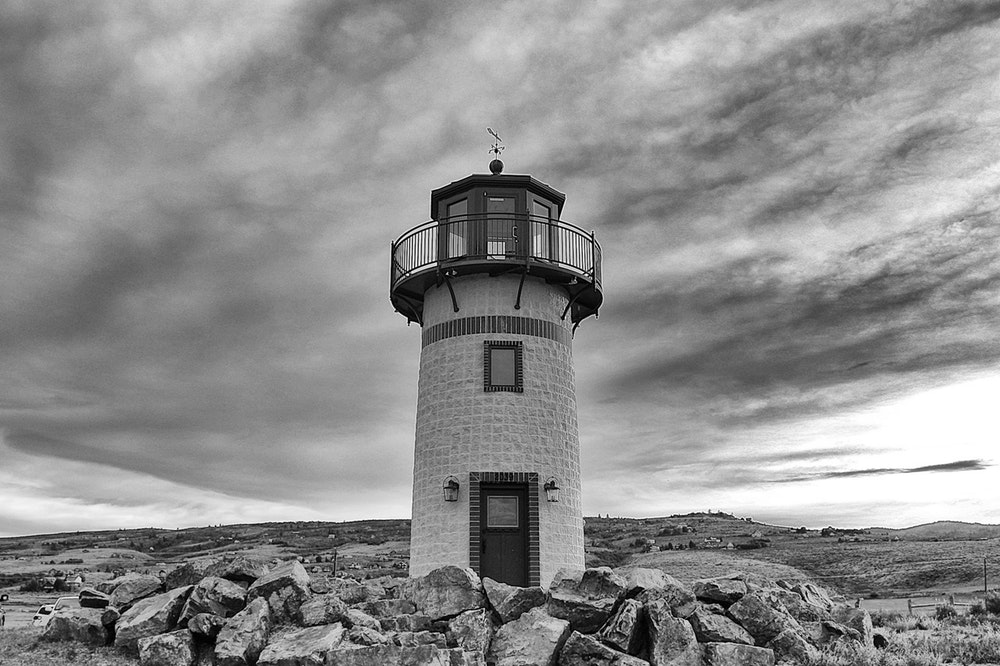
%> input picture lab7/2.jpg, 1000 x 666 px
$ octave q3.m   (GNU Octave 9; MATLAB toolbox functions it lacks are replaced by stand-ins)
%> lines starting %> are read from the running program, lines starting %| are printed output that depends on the picture; in (x1, y1, x2, y2) boxes, pixels count from 0 and x2, y2 are one past the last pixel; in counts of white or black regions, pixels touching at a corner belong together; the program's own positions count from 1
### lab7/adaptive.m
function f = adaptive(g, Smax)
%ADPMEDIAN Perform adaptive median filtering.
% F = ADPMEDIAN(G, SMAX) performs adaptive median filtering of
% image G. The median filter starts at size 3-by-3 and iterates up
% to size SMAX-by-SMAX. SMAX must be an odd integer greater than 1.
% SMAX must be an odd, positive integer greater than 1.
if (Smax <= 1) | (Smax/2 == round(Smax/2)) | (Smax ~= round(Smax))
 error('SMAX must be an odd integer > 1.')
end
[M, N] = size(g);
% Initial setup.
f = g;
f(:) = 0;
alreadyProcessed = false(size(g));
% Begin filtering.
for k = 3:2:Smax
 zmin = ordfilt2(g, 1, ones(k, k)); %order-statistic filtering.
 zmax = ordfilt2(g, k * k, ones(k, k));
 zmed = medfilt2(g, [k k]);%median filtering.

 processUsingLevelB = (zmed > zmin) & (zmax > zmed) & ...
 ~alreadyProcessed;
 zB = (g > zmin) & (zmax > g);
 outputZxy = processUsingLevelB & zB;
 outputZmed = processUsingLevelB & ~zB;
 f(outputZxy) = g(outputZxy);
 f(outputZmed) = zmed(outputZmed);

 alreadyProcessed = alreadyProcessed | processUsingLevelB;
 if all(alreadyProcessed(:))
 break;
 end
end
% Output zmed for any remaining unprocessed pixels. Note that this
% zmed was computed using a window of size Smax-by-Smax, which is
% the final value of k in the loop.
f(~alreadyProcessed) = zmed(~alreadyProcessed);

### lab7/q3.m
clc;
clear all;
close all;
I=imread('2.jpg');
%> I is the input picture: size 666x1000x3 uint8; min 0, max 255, mean 141.4
I = rgb2gray(I);
%> I: size 666x1000 uint8
In=imnoise(I,'salt & pepper',0.50);
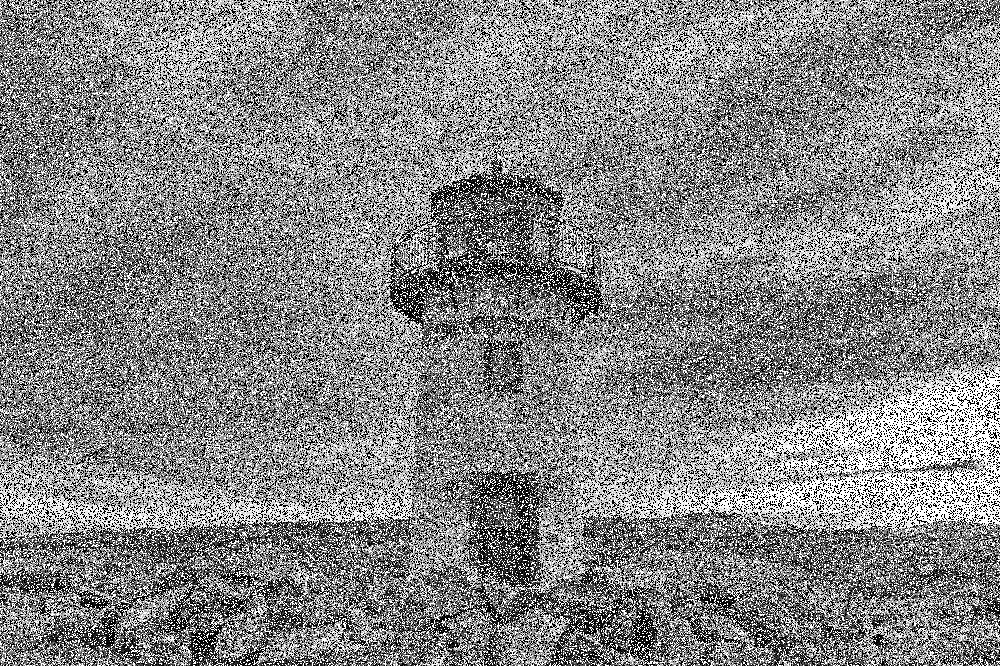
%> In: size 666x1000 uint8; min 0, max 255, mean 134.4
Im=medfilt2(In,[7 7]);
Iam = adaptive(In, 7);
%> in adaptive, `f(:) = 0;`: f: size 666x1000 uint8; every value is 0
%> the loop in adaptive, `for k = 3:2:Smax` made 3 passes
%> pass 1, in adaptive, `zmin = ordfilt2(g, 1, ones(k, k));`:
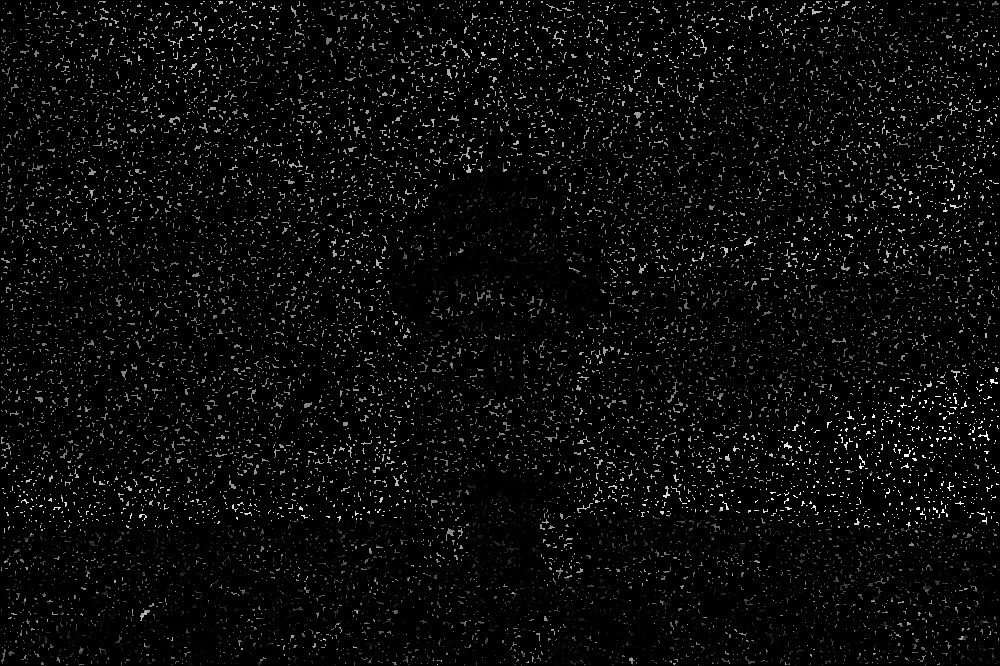
%> zmin: size 666x1000 uint8; min 0, max 255, mean 9.6
%> pass 1, in adaptive, `processUsingLevelB = (zmed > zmin) & (zmax > zmed) & ~alreadyProcessed;`:
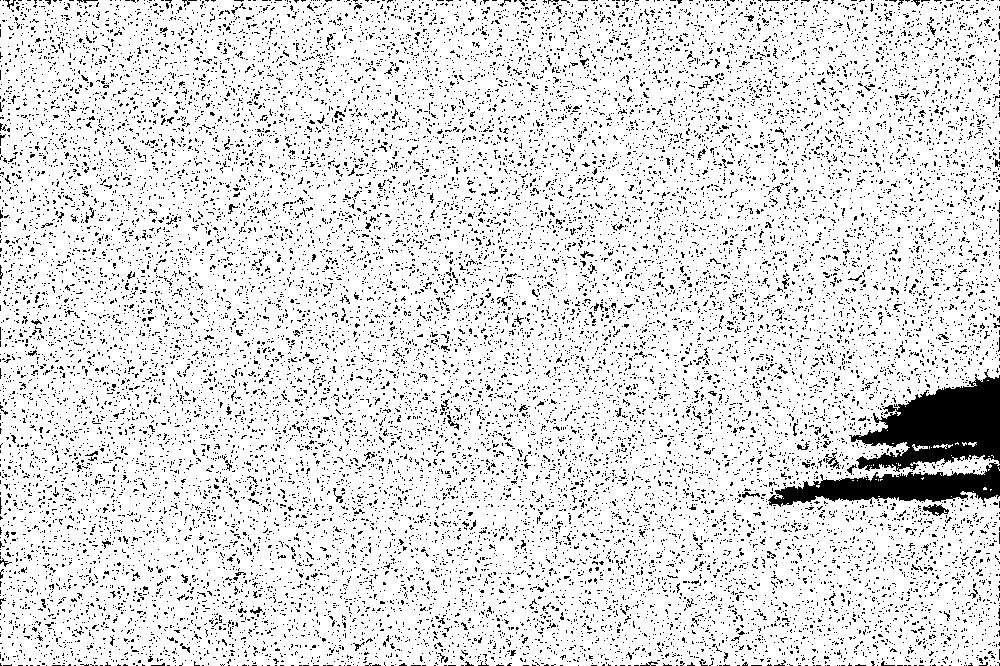
%> processUsingLevelB: size 666x1000 logical; 88.2% white; black in thin lines or dots
%> after the loop in adaptive, `for k = 3:2:Smax`:
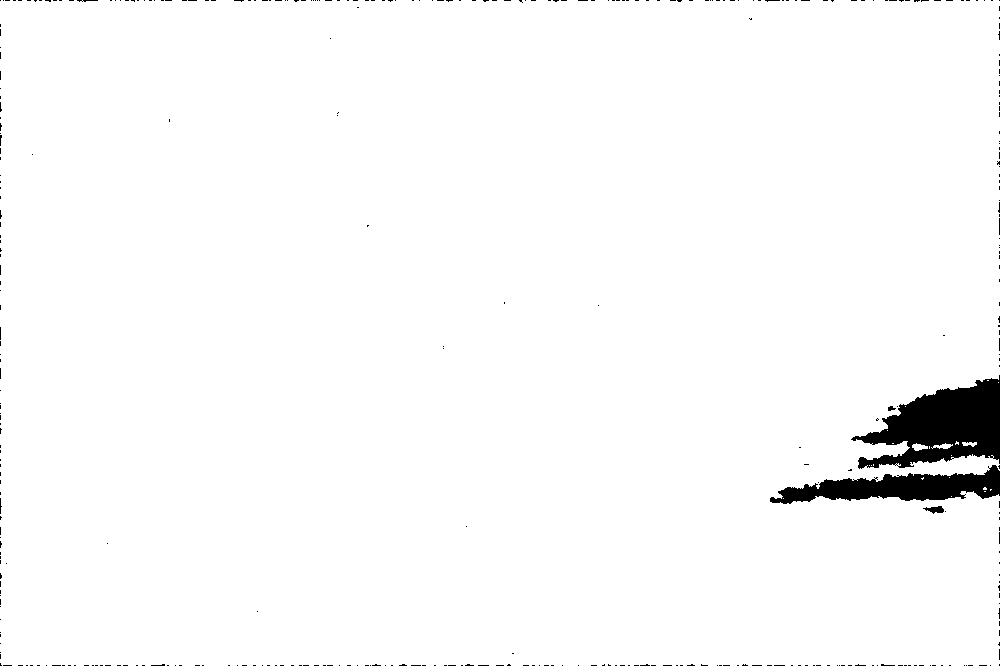
%> alreadyProcessed: size 666x1000 logical; 97.9% white; 388 black regions (383 under 20 px), largest, box (x1, y1, x2, y2) and area: (851, 375, 1000, 469) 7747, (770, 465, 1000, 504) 4534, (923, 506, 944, 514) 96, (888, 406, 896, 411) 26, (77, 0, 98, 2) 24
%> in adaptive, `f(~alreadyProcessed) = zmed(~alreadyProcessed);`: f: size 666x1000 uint8; min 0, max 255, mean 141

subplot(1,5,1);
imshow(I);
title('Original');

subplot(1,5,2);
imshow(In);
title('Salt and Pepper');


subplot(1,5,3);
imshow(Iam);
title('7*7 adaptive');

Im=medfilt2(In,[3 3]);
Iam = adaptive(In, 3);
%> the loop in adaptive (call 2), `for k = 3:2:Smax` made 1 pass
%> pass 1, in adaptive (call 2), `outputZxy = processUsingLevelB & zB;`:
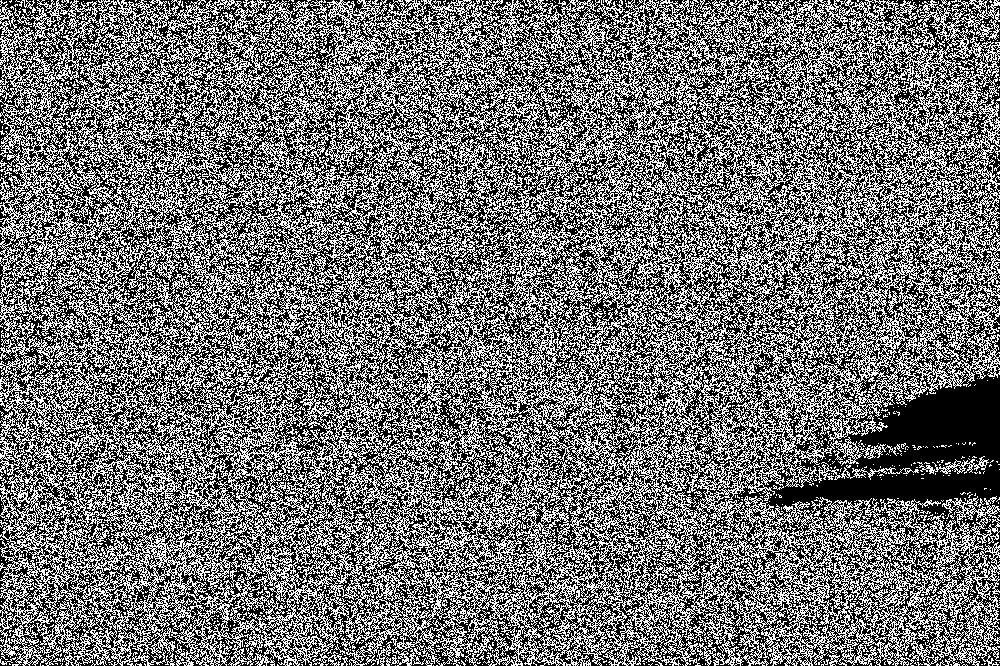
%> outputZxy: size 666x1000 logical; 44.9% white in thin lines or dots
%> pass 1, in adaptive (call 2), `outputZmed = processUsingLevelB & ~zB;`:
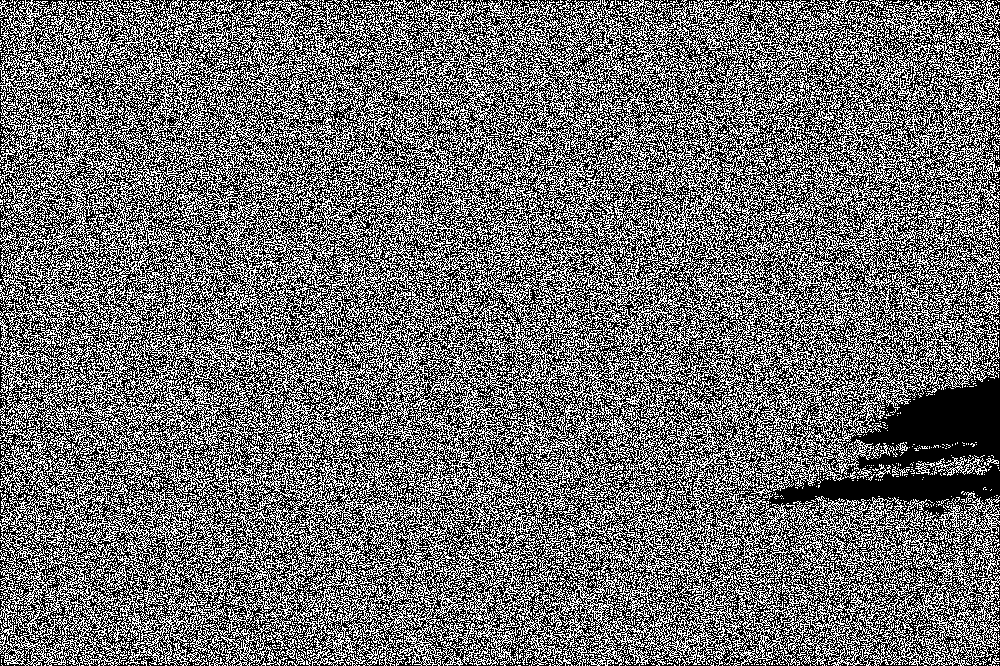
%> outputZmed: size 666x1000 logical; 43.2% white in thin lines or dots
%> in adaptive (call 2), `f(~alreadyProcessed) = zmed(~alreadyProcessed);`: f: size 666x1000 uint8; min 0, max 255, mean 139.8; mean of the top-left, top-right, bottom-left and bottom-right quarters 140, 146.2, 129.1, 143.9

subplot(1,5,4);
imshow(Iam);
title('3*3 adaptive');

Im=medfilt2(In,[9 9]);
Iam = adaptive(In, 9);
%> call 3 of adaptive, with Smax = 9
%> after the loop in adaptive (call 3), `for k = 3:2:Smax`: alreadyProcessed: size 666x1000 logical; 97.9% white; 369 black regions (365 under 20 px), largest, box (x1, y1, x2, y2) and area: (853, 375, 1000, 469) 7671, (771, 465, 1000, 504) 4441, (928, 506, 944, 513) 81, (77, 0, 98, 2) 24
%> in adaptive (call 3), `f(~alreadyProcessed) = zmed(~alreadyProcessed);`:
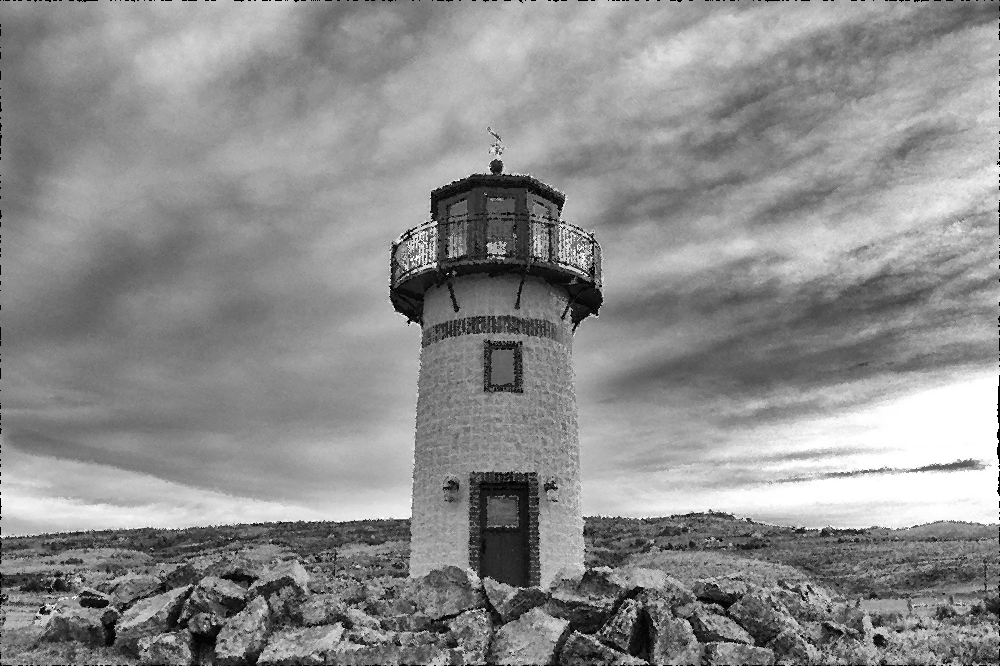
%> f: size 666x1000 uint8; min 0, max 255, mean 141; mean of the top-left, top-right, bottom-left and bottom-right quarters 141.3, 148.2, 129.2, 145.3

subplot(1,5,5);
imshow(Iam);
title('9*9 adaptive');

$ run again, with lab7/1.jpeg copied over lab7/2.jpg
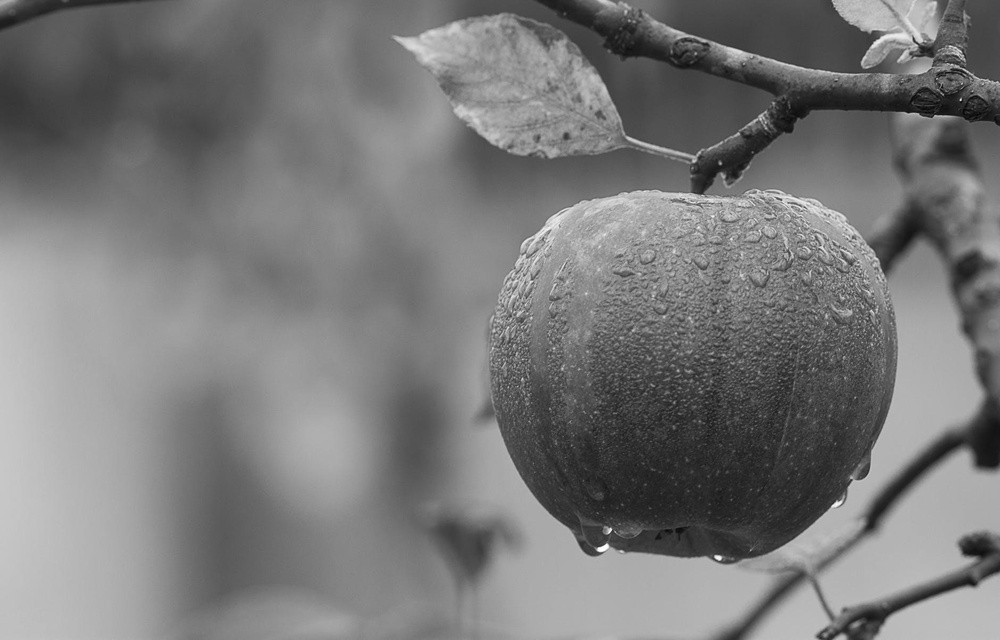
%> input picture lab7/1.jpeg, 1000 x 640 px, shrunk from 1880 x 1204 before the run
%> I is the input picture: size 640x1000 uint8; min 1, max 255, mean 121.2
%> the loop in adaptive, `for k = 3:2:Smax` made 3 passes
%> pass 1, in adaptive, `processUsingLevelB = (zmed > zmin) & (zmax > zmed) & ~alreadyProcessed;`:
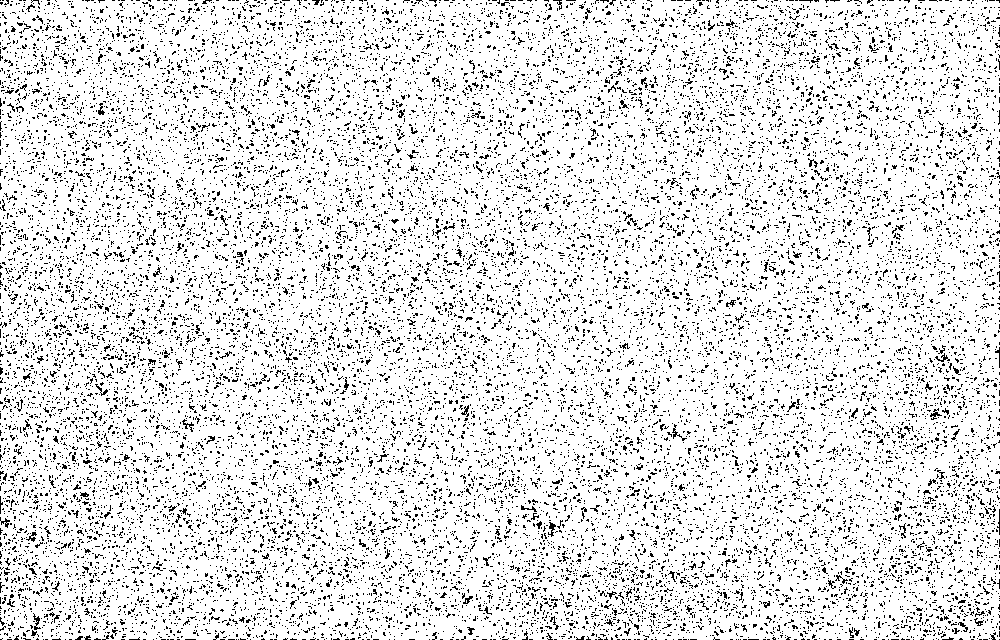
%> processUsingLevelB: size 640x1000 logical; 88.8% white; black in thin lines or dots
%> the loop in adaptive (call 3), `for k = 3:2:Smax` made 4 passes
%> pass 2, in adaptive (call 3), `processUsingLevelB = (zmed > zmin) & (zmax > zmed) & ~alreadyProcessed;`:
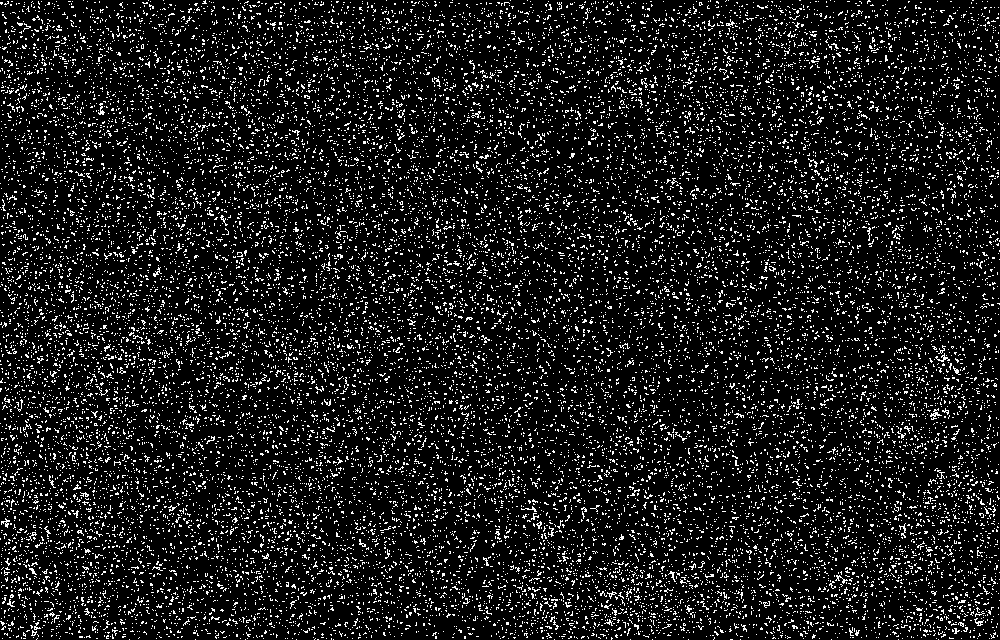
%> processUsingLevelB: size 640x1000 logical; 10.6% white in thin lines or dots
